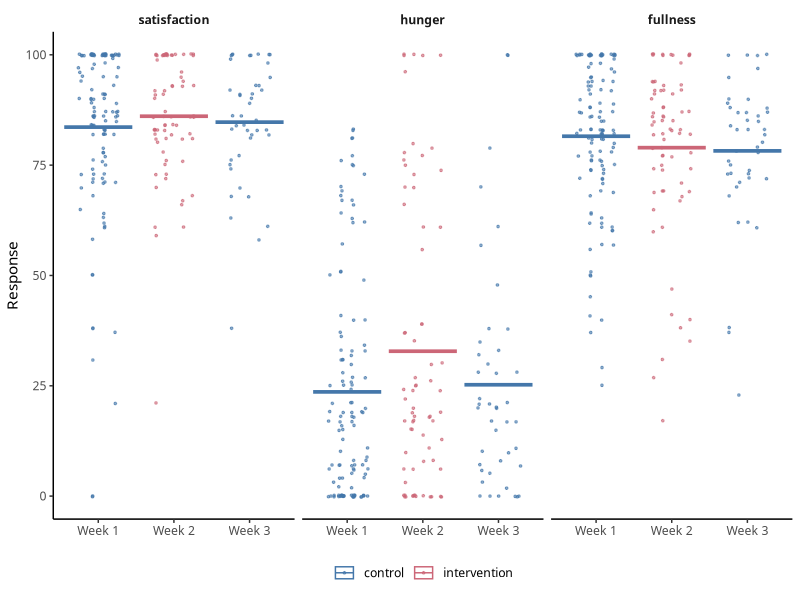
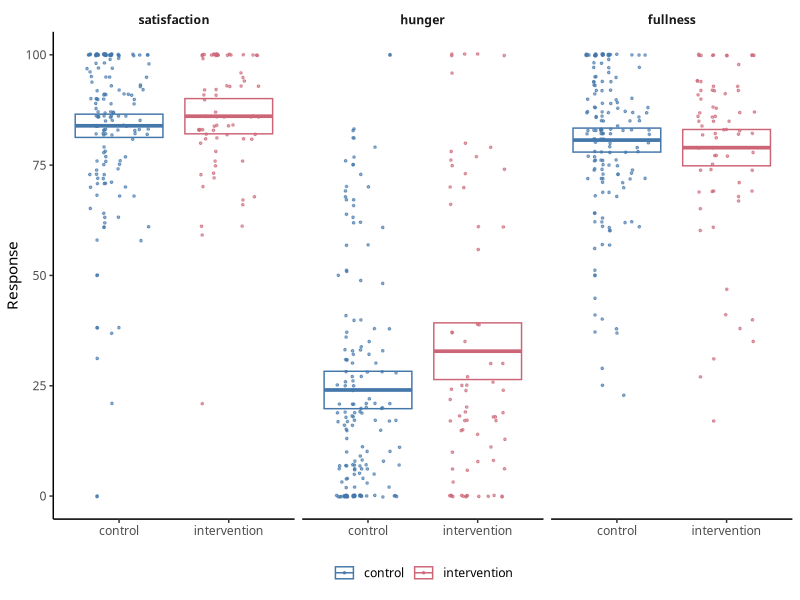
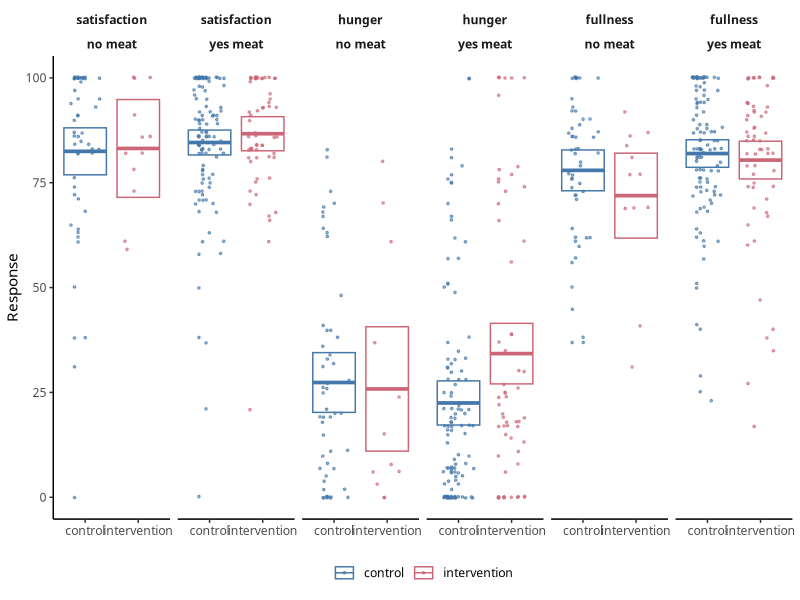

Source code (R) for these figures, in order:
## ---- chunk 1
library(tidyverse)
library(ggthemes)
library(ggforce)
library(glue)
library(lubridate)
library(broom)

options(digits = 2)
knitr::opts_chunk$set(message = FALSE, error = FALSE, warning = FALSE,
                      rows.print = 25)
.font <- "Source Sans Pro"
theme_set(theme_bw(base_family = .font))
theme_update(panel.grid = ggplot2::element_blank(),
             strip.background = ggplot2::element_blank(),
             legend.key = ggplot2::element_blank(),
             panel.border = ggplot2::element_blank(),
             axis.line = ggplot2::element_line(),
             strip.text = ggplot2::element_text(face = "bold"))
## ---- chunk 2
start_date <- ymd("2022-10-03")
end_date <- ymd("2022-10-21")
conditions <- tibble(date = seq(start_date, end_date, by = "days")) |>
  filter(wday(date, week_start = 1) <= 5) |>
  mutate(condition = rep(c("control", "intervention"), each = 5, length.out = n()),
         condition = as_factor(condition),
         week = rep(1:6, each = 5, length.out = n()))

survey_raw <- read_csv("data/SCOOPS_qualtrics_sanitized.csv")

survey <- survey_raw |>
  slice(3:n()) |> # first two rows are qualtrics metadata
  filter(Finished == "True") |> # remove empty responses
  rename(recorded = RecordedDate) |> # keep relevant metadata cols
  select(matches("^[a-z]", ignore.case = FALSE)) |> # remove other metadata cols
  select(-feedback) |> # also remove
  rename(satisfaction = satisfaction_1, hunger = hunger_1, fullness = fullness_1) |> # sliders have funky column names
  mutate(across(c(satisfaction, hunger, fullness), as.integer)) |> # slider values are integers
  mutate(target = target == "Yes", meat_inclusion = meat_inclusion == "Yes") |> # yes/no values are true/false
  mutate(recorded = as_datetime(recorded), date = date(recorded),
         day = wday(date, label = TRUE), hour = hour(recorded),
         .after = recorded) |> # get useful components of datetime
  mutate(in_range = date >= start_date & date <= end_date &
         !(day %in% c("Sat", "Sun")) & hour >= 11 & hour < 16) |> # code responses from outside of study range
  left_join(conditions) |> # code conditions
  mutate(id = 1:n()) |>
  select(condition, week, everything())
## ---- chunk 3
survey_filtered <- survey |> filter(target, in_range)
survey_filtered |> count(date, condition)
## ---- chunk 4
bind_rows(
  survey_filtered |> count(diet) |> rename(value = diet) |> mutate(category = "diet"),
  survey_filtered |> count(meat_freq) |> rename(value = meat_freq) |> mutate(category = "meat_freq"),
  survey_filtered |> count(fish_freq) |> rename(value = fish_freq) |> mutate(category = "fish_freq"),
) |>
  mutate(category = fct_inorder(category)) |>
  select(category, value, n) |>
  group_by(category) |>
  mutate(prop = n / sum(n)) |>
  arrange(category, desc(n)) |>
  ungroup()
## ---- chunk 5
bind_rows(
  survey_filtered |> count(stanford_status) |> rename(value = stanford_status) |> mutate(category = "stanford_status"),
  survey_filtered |> count(gender) |> rename(value = gender) |> mutate(category = "gender"),
  survey_filtered |> count(race) |> rename(value = race) |> mutate(category = "race")
) |>
  mutate(category = fct_inorder(category)) |>
  select(category, value, n) |>
  group_by(category) |>
  mutate(prop = n / sum(n)) |>
  arrange(category, desc(n)) |>
  ungroup()
## ---- chunk 6
survey_long <- survey_filtered |>
  pivot_longer(c(satisfaction, hunger, fullness), names_to = "measure", values_to = "value") |>
  mutate(measure = fct_rev(measure))

ggplot(survey_long, aes(x = week, y = value, color = condition)) +
  facet_wrap(vars(measure)) +
  geom_sina(aes(group = date), size = 0.6, alpha = 0.6, maxwidth = 0.6) +
  stat_summary(fun = mean, geom = "crossbar") +
  scale_x_continuous(labels = \(b) paste("Week", b)) +
  scale_colour_ptol() +
  labs(y = "Response") +
  theme(legend.position = "bottom", legend.title = element_blank(),
        axis.title.x = element_blank())
## ---- chunk 7
meat_inclusion_model <- lm(meat_inclusion ~ condition, data = survey_filtered)
summary(meat_inclusion_model)
augment(meat_inclusion_model, newdata = survey_filtered |> distinct(condition))
## ---- chunk 8
contrasts(survey_long$condition) <- contr.sum

model_fun <- \(d) lm(value ~ condition, data = d)
coef_fun <- \(m) tidy(m, conf.int = TRUE) |> mutate(p.value = sprintf("%.2f", round(p.value, 2)))
fits_fun <- \(m) augment(m, se_fit = TRUE, interval = "confidence",
                         newdata = survey_long |> distinct(condition))

survey_fits <- survey_long |>
  nest(data = -measure) |>
  mutate(model = map(data, model_fun),
         coefs = map(model, coef_fun),
         fits = map(model, fits_fun))
## ---- chunk 9
survey_fits |>
  select(measure, coefs) |>
  unnest(coefs)

survey_fits |>
  select(measure, fits) |>
  unnest(fits)
## ---- chunk 10
hunger_fits <- survey_fits |>
  select(measure, fits) |>
  unnest(fits) |>
  filter(measure == "hunger")
hungers <- set_names(hunger_fits$.fitted, hunger_fits$condition)
hunger_increase <- hungers[["intervention"]] - hungers[["control"]] / hungers[["control"]]
## ---- chunk 11
fits <- survey_fits |> select(measure, fits) |> unnest(fits)
ggplot(survey_long, aes(x = condition, y = value, color = condition)) +
  facet_wrap(vars(measure)) +
  geom_sina(aes(group = date), size = 0.6, alpha = 0.6, maxwidth = 0.6) +
  geom_crossbar(aes(y = .fitted, ymin = .lower, ymax = .upper), width = 0.8,
                data = fits) +
  scale_colour_ptol() +
  labs(y = "Response") +
  theme(legend.position = "bottom", legend.title = element_blank(),
        axis.title.x = element_blank())
## ---- chunk 12
survey_fits_meat <- survey_long |>
  nest(data = -c(measure, meat_inclusion)) |>
  mutate(model = map(data, model_fun),
         coefs = map(model, coef_fun),
         fits = map(model, fits_fun))
## ---- chunk 13
survey_fits_meat |>
  select(measure, meat_inclusion, coefs) |>
  unnest(coefs)

survey_fits_meat |>
  select(measure, meat_inclusion, fits) |>
  unnest(fits)
## ---- chunk 14
hunger_fits_meat <- survey_fits_meat |>
  select(measure, meat_inclusion, fits) |>
  unnest(fits) |>
  filter(measure == "hunger", meat_inclusion == "TRUE")
hungers_meat <- set_names(hunger_fits_meat$.fitted, hunger_fits_meat$condition)
hunger_increase_meat <- hungers_meat[["intervention"]] - hungers_meat[["control"]] / hungers_meat[["control"]]
## ---- chunk 15
fits_meat <- survey_fits_meat |> select(measure, meat_inclusion, fits) |> unnest(fits) |>
  mutate(meat_inclusion = if_else(meat_inclusion, "yes meat", "no meat"))
survey_long <- survey_long |>
  mutate(meat_inclusion = if_else(meat_inclusion, "yes meat", "no meat"))

ggplot(survey_long, aes(x = condition, y = value, color = condition)) +
  facet_wrap(vars(measure, meat_inclusion), nrow = 1) +
  geom_sina(aes(group = date), size = 0.6, alpha = 0.6, maxwidth = 0.6) +
  geom_crossbar(aes(y = .fitted, ymin = .lower, ymax = .upper), width = 0.8,
                position = position_dodge(),
                data = fits_meat) +
  scale_colour_ptol() +
  labs(y = "Response") +
  theme(legend.position = "bottom", legend.title = element_blank(),
        axis.title.x = element_blank())
